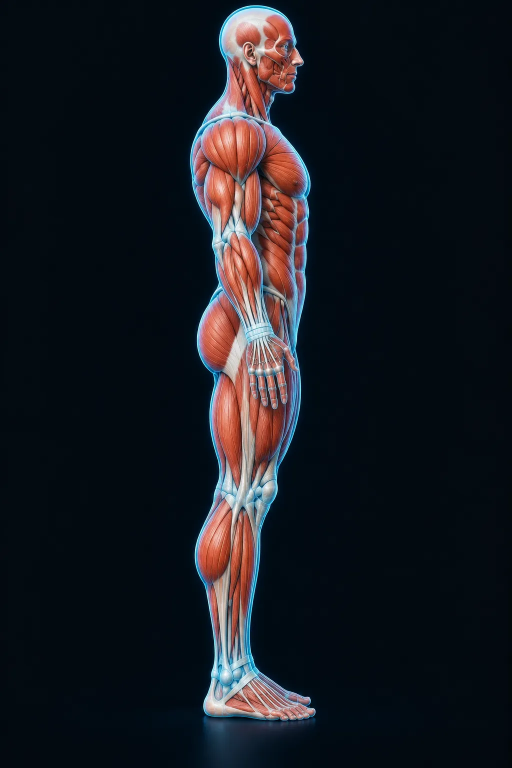
#> input picture img/cuerpo/lado.webp, 1024 x 1536 px, given as the content of the folder ../img/cuerpo/lado.webp, which was not available (shown at 1/2 size)
$ python limpiar-mascotas.py ../img/cuerpo/lado.webp ../img/cuerpo/mujer-frente.webp 1.0
#> lines starting #> are read from the running program, lines starting #| are printed output that depends on the picture; after the words box and inside, x2 and y2 are one past the last pixel; in counts of white or black regions, pixels touching at a corner belong together
import sys, glob, os
import numpy as np
from PIL import Image
from scipy import ndimage as nd
src, out = sys.argv[1], sys.argv[2]
GT = float(sys.argv[3]) if len(sys.argv) > 3 else 6
def proc(f, piso=True):
#> called with f = '_only/lado.webp', piso = True
    im = np.array(Image.open(f).convert('RGBA')).astype(np.float32)
    rgb, a = im[..., :3], im[..., 3]
#> a: shape (1536, 1024) float32; every value is 255
    H, W = a.shape
#> H = 1536; W = 1024
    m = a > 110
#> m: shape (1536, 1024) bool; every value is 1
    # 1) quitar motas sueltas
    lab, n = nd.label(m)
#> lab: shape (1536, 1024) int32; every value is 1
#> n = 1
    if n:
        sz = nd.sum(m, lab, range(1, n + 1))
#> sz = [1572864]
        keep = np.zeros(n + 1, bool); keep[1:] = sz >= max(60, sz.max() * 0.002)
#> after `keep = np.zeros(n + 1, bool)`: keep = [False, False]
        m = keep[lab]
    m = nd.binary_fill_holes(m) | (m)  # cierra huecos pequeños de recorte
    # rellenar sólo huecos chicos (no espacios reales entre brazos)
    holes = nd.binary_fill_holes(m) & ~(a > 110)
#> holes: shape (1536, 1024) bool; every value is 0
    hl, hn = nd.label(holes)
#> hl: shape (1536, 1024) int32; every value is 0
#> hn = 0
    if hn:
        hs = nd.sum(holes, hl, range(1, hn + 1)); small = np.zeros(hn + 1, bool); small[1:] = hs < 40
        m = (a > 110) & m | small[hl]
    floor = np.zeros_like(m)
    if piso:
        lum = rgb.mean(-1); mx = rgb.max(-1); mn = rgb.min(-1)
        sat = (mx - mn) / (mx + 1)
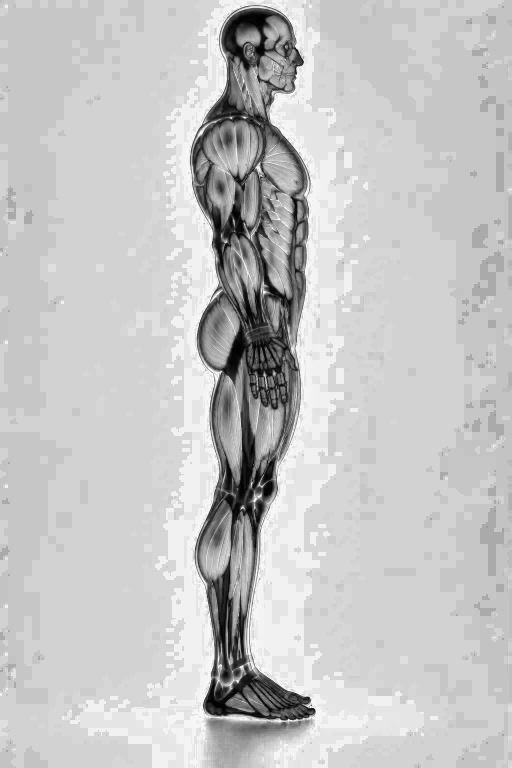
#> sat: shape (1536, 1024) float32 (shown at 1/2 size); min 0, max 0.995, mean 0.773
        ys = np.where(m.any(1))[0]; y0, y1 = ys[0], ys[-1]
#> after `ys = np.where(m.any(1))[0]`: ys = 1536 values from 0 to 1535
#> after `y0, y1 = (ys[0], ys[-1])`: y0 = 0; y1 = 1535
        band = np.zeros_like(m); band[int(y1 - (y1 - y0) * 0.22):, :] = True
        gl = nd.gaussian_filter(lum, 1.0); grad = np.hypot(nd.sobel(gl, 0), nd.sobel(gl, 1)) / 8
        cand = m & band & (lum > 130) & (sat < 0.18) & (grad < GT)
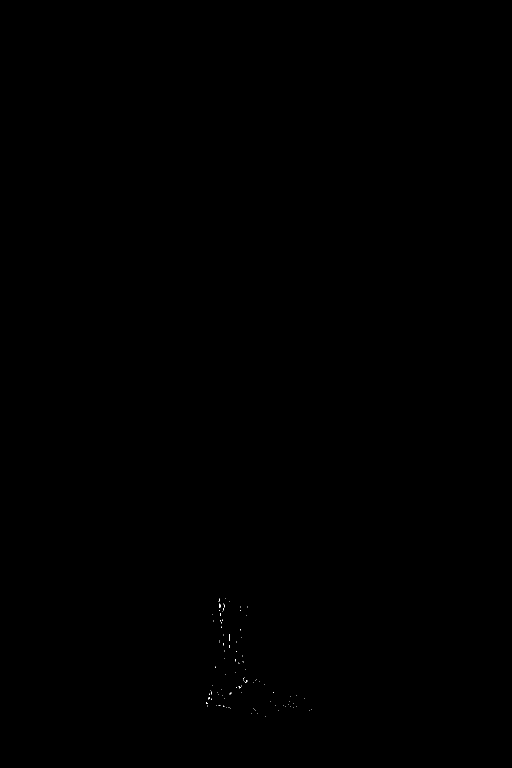
#> cand: shape (1536, 1024) bool (shown at 1/2 size); 0.02% white in thin lines or dots, all inside (x1, y1, x2, y2) = (412, 1197, 624, 1433)
        # semillas: candidatos que tocan lo transparente
        loose = m & band & (lum > 130) & (sat < 0.18)
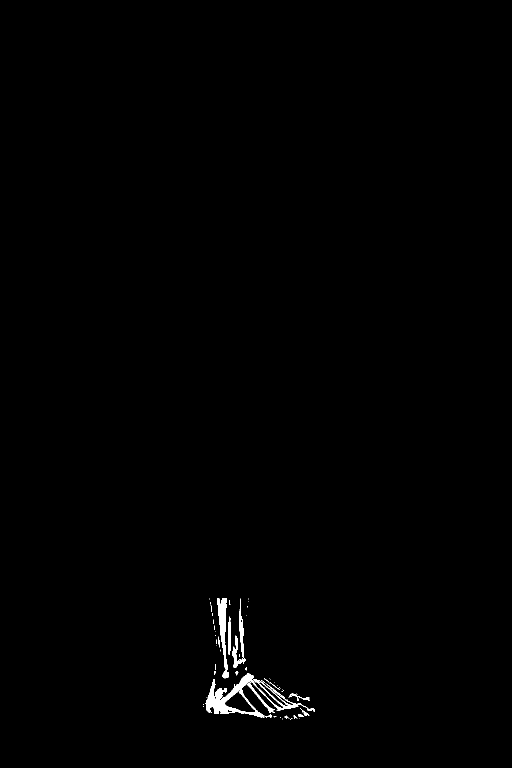
#> loose: shape (1536, 1024) bool (shown at 1/2 size); 0.52% white; 60 white regions (43 under 20 px), largest, box (x1, y1, x2, y2) and area: (411, 1346, 630, 1436) 4256, (434, 1197, 458, 1357) 1537, (479, 1197, 488, 1314) 506
        rim = loose & nd.binary_dilation(~m, iterations=3)
        floor = nd.binary_propagation(rim, mask=cand | rim)
        # sólo si es una franja ancha y baja (un piso), no un tenis
        lab2, n2 = nd.label(floor)
#> n2 = 0
        keepf = np.zeros(n2 + 1, bool)
#> keepf = [False]
        for i, sl in enumerate(nd.find_objects(lab2), 1):
            h = sl[0].stop - sl[0].start; w = sl[1].stop - sl[1].start
            cnt = (lab2[sl] == i).sum()
            keepf[i] = cnt > 300 and w > 2.2 * h and w > W * 0.18
#> this loop made 0 passes
        floor = keepf[lab2]
    body = m & ~floor
    # 2) bordes: recorta 1 px el borde (halo) y suaviza el escalonado
    body = nd.binary_opening(body, iterations=1)
#> body: shape (1536, 1024) bool; 100% white; black in thin lines or dots
    lab, n = nd.label(body)
#> lab: shape (1536, 1024) int32; values 0 (black) and 1 (white), 100% white; black in thin lines or dots
    if n:
        sz = nd.sum(body, lab, range(1, n + 1)); keep = np.zeros(n + 1, bool); keep[1:] = sz >= max(60, sz.max() * 0.002); body = keep[lab]
#> after `sz = nd.sum(body, lab, range(1, n + 1))`: sz = [1572860]
    er = nd.binary_erosion(body, iterations=1)
#> er: shape (1536, 1024) bool; 99.7% white; black in thin lines or dots
    alpha = nd.gaussian_filter(er.astype(np.float32), 0.9)
    alpha = np.clip((alpha - 0.15) / 0.7, 0, 1)
    # 3) color: el anillo del borde toma el color del interior (sin halo blanco ni negro)
    core = nd.binary_erosion(body, iterations=3)
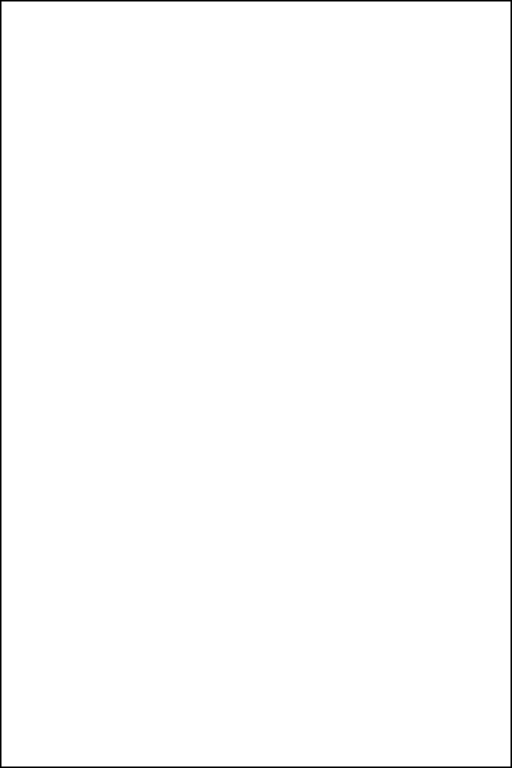
#> core: shape (1536, 1024) bool (shown at 1/2 size); 99% white; 1 black region, box (x1, y1, x2, y2) and area: (0, 0, 1024, 1536) 15324
    if core.any():
        _, (iy, ix) = nd.distance_transform_edt(~core, return_indices=True)
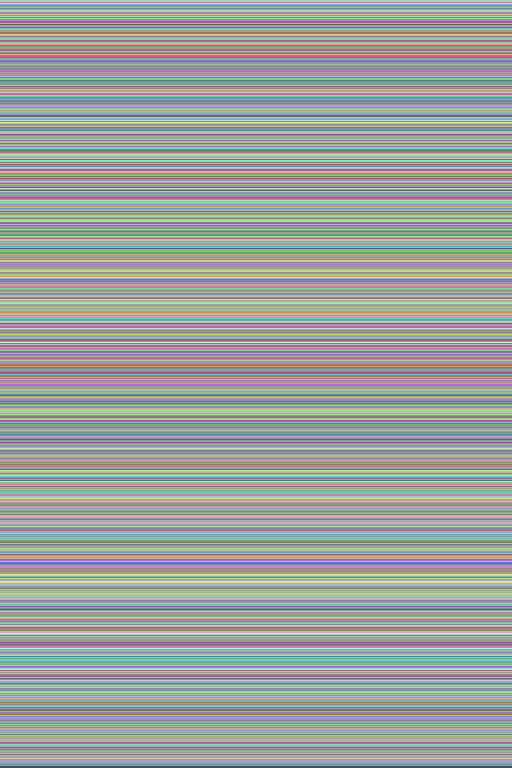
#> iy: shape (1536, 1024) int32 (shown at 1/2 size); 1530 distinct labels, from 3 to 1532; one colour per label, 0 black
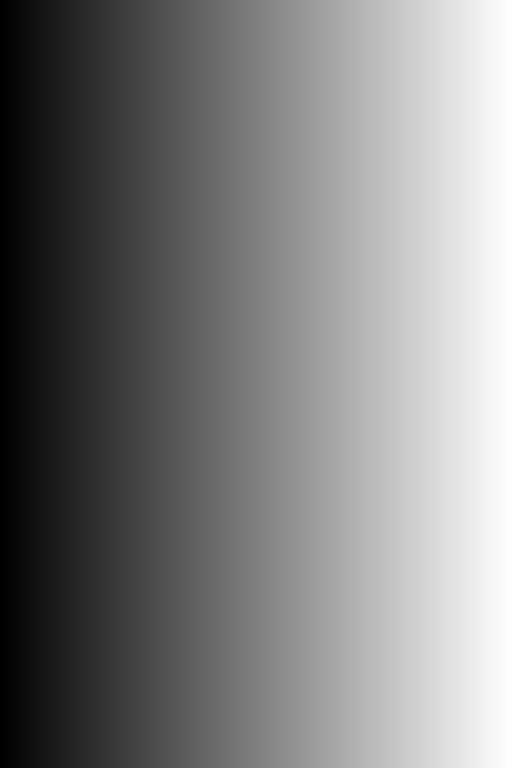
#> ix: shape (1536, 1024) int32 (shown at 1/2 size); min 3, max 1020, mean 511.5; drawn with min black and max white
        ring = ~core
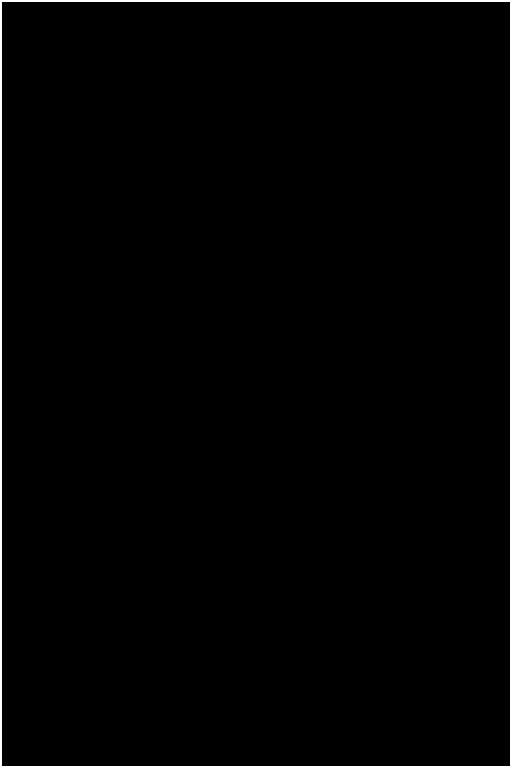
#> ring: shape (1536, 1024) bool (shown at 1/2 size); 0.97% white; 1 white region, box (x1, y1, x2, y2) and area: (0, 0, 1024, 1536) 15324
        rgb2 = rgb.copy(); rgb2[ring] = rgb[iy[ring], ix[ring]]
        # mezcla suave para no perder detalle de pelo
        rgb = np.where(ring[..., None], rgb2 * 0.75 + rgb * 0.25, rgb)
    outa = alpha * 255
    # elementos finos (cuerdas, cables): se conservan como estaban, lejos del cuerpo
    thick = nd.binary_dilation(nd.binary_erosion(body, iterations=3), iterations=6)
    lum0 = im[..., :3].mean(-1); s0 = (im[..., :3].max(-1) - im[..., :3].min(-1)) / (im[..., :3].max(-1) + 1)
    ys0 = np.where(m.any(1))[0]; low = np.zeros_like(m); low[int(ys0[-1] - (ys0[-1] - ys0[0]) * 0.25):, :] = True
#> after `ys0 = np.where(m.any(1))[0]`: ys0 = 1536 values from 0 to 1535
    thin = (a > 40) & m & ~floor & ~thick & ~(low & (lum0 > 110) & (s0 < 0.2))
    if thin.any():
        outa = np.where(thin, np.maximum(outa, a), outa)
        rgb = np.where(thin[..., None], im[..., :3], rgb)
    # piso -> sombra suave
    if floor.any():
        lum = im[..., :3].mean(-1)
        sh = nd.gaussian_filter((floor.astype(np.float32) * np.clip((245 - lum) / 70, 0.25, 1)), 2.5) * 70
        sh = np.where(outa > 0, 0, sh)
        rgbsh = np.array([18, 24, 24], np.float32)
        tot = np.maximum(outa, sh)
        rgb = np.where((outa < sh)[..., None], rgbsh, rgb)
        outa = tot
    res = np.dstack([np.clip(rgb, 0, 255), np.clip(outa, 0, 255)]).astype(np.uint8)
    return Image.fromarray(res, 'RGBA'), int(floor.sum())
for f in sorted(glob.glob(os.path.join(src, '*.webp'))):
    img, fl = proc(f)
#> fl = 0
    img.save(os.path.join(out, os.path.basename(f)), 'WEBP', quality=90, method=6)
    print(os.path.basename(f), 'piso' if fl else '', fl)
#| lado.webp  0

$ run again, on img/cuerpo/mujer-frente.webp
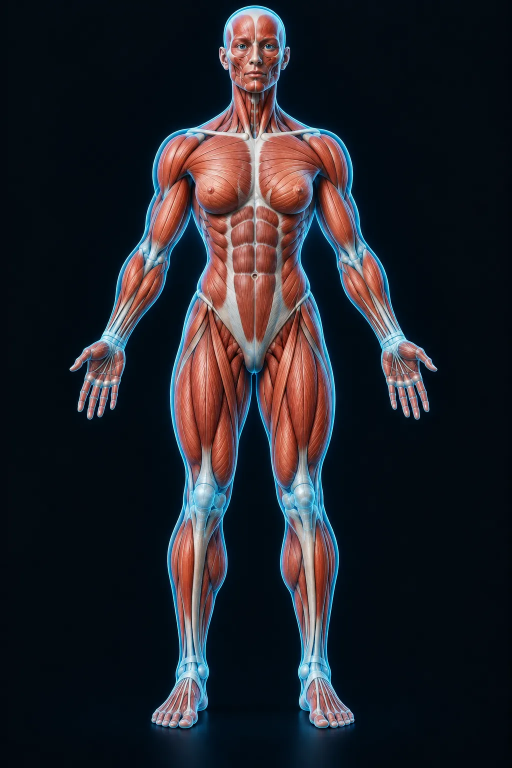
#> input picture img/cuerpo/mujer-frente.webp, 1024 x 1536 px, given as the content of the folder ../img/cuerpo/mujer-frente.webp, which was not available (shown at 1/2 size)
#> a: shape (1536, 1024) float32; every value is 255
#> m: shape (1536, 1024) bool; every value is 1
#> n = 1
#> in proc, `sz = nd.sum(m, lab, range(1, n + 1))`: sz = [1572864]
#> holes: shape (1536, 1024) bool; every value is 0
#> hl: shape (1536, 1024) int32; every value is 0
#> hn = 0
#> in proc, `sat = (mx - mn) / (mx + 1)`:
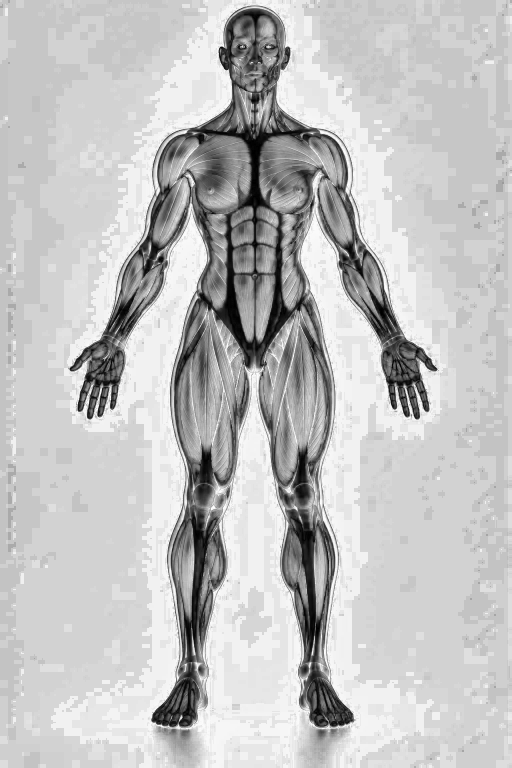
#> sat: shape (1536, 1024) float32 (shown at 1/2 size); min 0, max 0.995, mean 0.757
#> ys = 1536 values from 0 to 1535
#> y0 = 0; y1 = 1535
#> cand: shape (1536, 1024) bool; 0.01% white in thin lines or dots, all inside (x1, y1, x2, y2) = (307, 1197, 695, 1448)
#> in proc, `loose = m & band & (lum > 130) & (sat < 0.18)`:
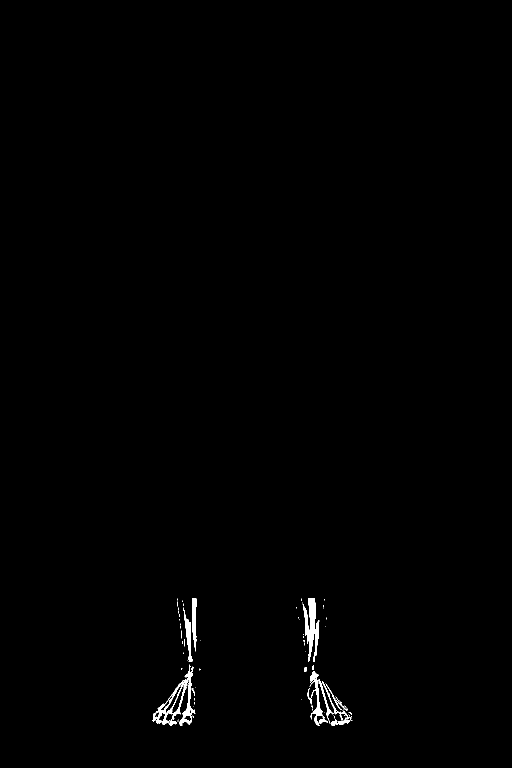
#> loose: shape (1536, 1024) bool (shown at 1/2 size); 0.52% white; 83 white regions (65 under 20 px), largest, box (x1, y1, x2, y2) and area: (605, 1197, 631, 1323) 1480, (305, 1356, 377, 1452) 1460, (620, 1342, 656, 1452) 943
#> n2 = 0
#> body: shape (1536, 1024) bool; 100% white; black in thin lines or dots
#> in proc, `sz = nd.sum(body, lab, range(1, n + 1))`: sz = [1572860]
#> er: shape (1536, 1024) bool; 99.7% white; black in thin lines or dots
#> core: shape (1536, 1024) bool; 99% white; 1 black region, box (x1, y1, x2, y2) and area: (0, 0, 1024, 1536) 15324
#> iy: shape (1536, 1024) int32; 1530 distinct labels, from 3 to 1532
#> ys0 = 1536 values from 0 to 1535
#> fl = 0
#| mujer-frente.webp  0
